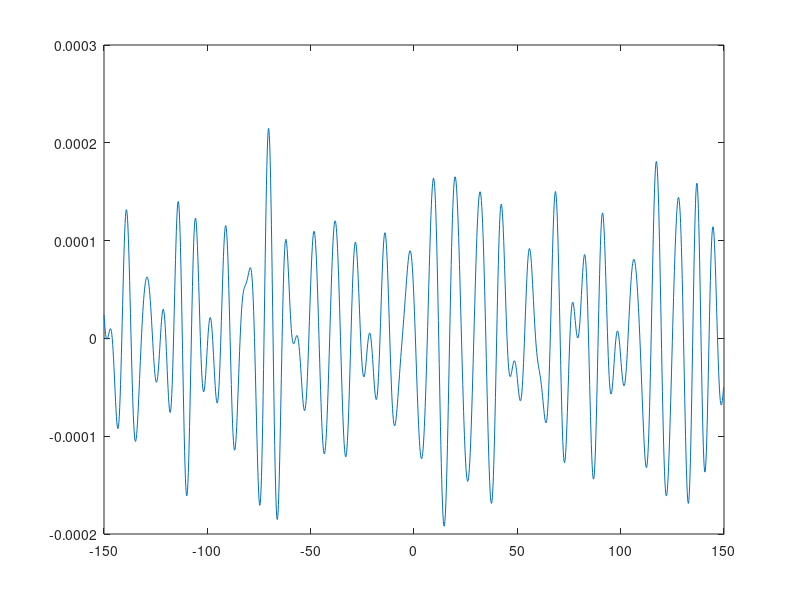
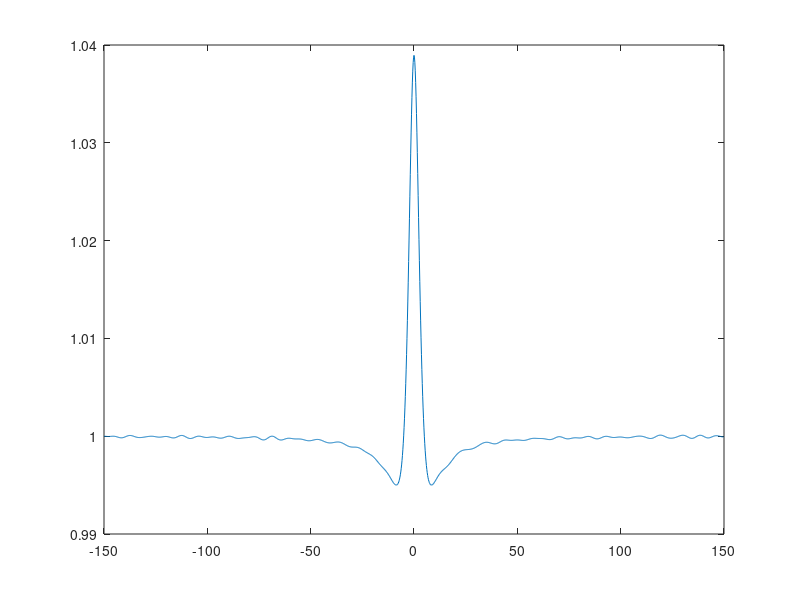
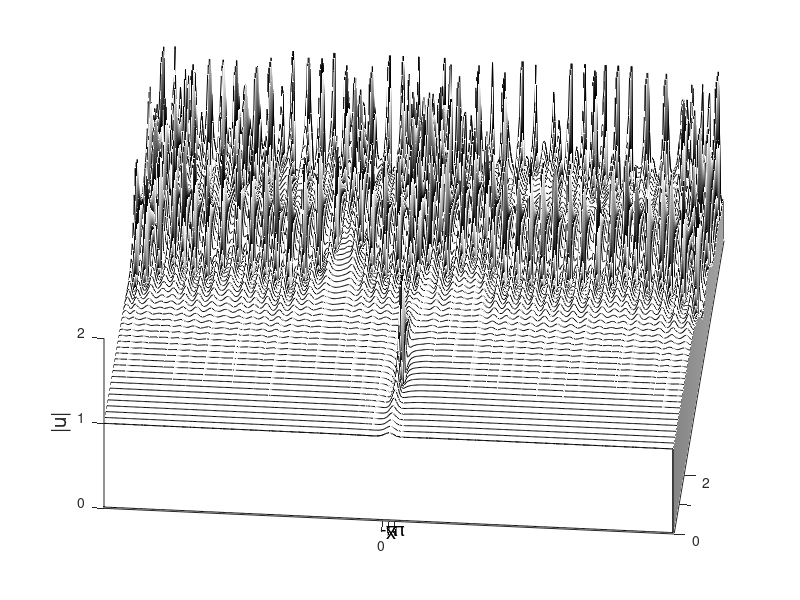

Source code (MATLAB) for these figures, in order:
% p3.m: fourth-order split-step method for solving the NLS equation
% iu_t+u_{xx}+2|u|^2u=0.

  clear all;

  m=1500;
  eps=.0001;

  L=300; N=m; dt=(.1*L/N)^2; tmax=10; nmax=round(tmax/dt);
  dx=L/N; x=[-L/2:dx:L/2-dx]'; k=[0:N/2-1 -N/2:-1]'*2*pi/L;

  
  % Peregrine at t=0;
  t=-5;
  u=(1-(4*(1+2*i.*t))./(1+4*x.^2+4.*t.^2)).*exp(i.*t);
  
  % Adding noise
  RandWaves=zeros(length(x),1);
  NoisePower=1000; % How many waves to add up
  StorePsuedoRandomOutput=zeros(1,NoisePower);
  NoiseNicenessFactor=1; % 0 for very mean, 2 for very nice. really the wavelength minimum divisor
  for j=1:NoisePower % number of random waves to add
    psuedorandomoutput=rand(1)+NoiseNicenessFactor;
    StorePsuedoRandomOutput(j)=psuedorandomoutput;
    RandWaves=RandWaves+abs(randn(1))*exp(i*(x+rand(1)*300-150)/((abs(psuedorandomoutput))));
  end
  
  SignChanges=find(real(RandWaves(1:end-1)).*real(RandWaves(2:end))<0);
  yelp=floor(length(SignChanges)/2);
  Henry=zeros(yelp,1);
  for j=1:yelp-1
     Henry(j)=max(real(RandWaves(SignChanges(2*j):SignChanges(2*j+2))));
  end
  John=mean(Henry); % John is the mean wave height
  
  Ursula=eps/John; % Ursula will make John of RandWaves equal to eps
  figure;
  plot(x,Ursula*real(RandWaves));
  %figure;
  %plot(x,abs(u));
  u=u+Ursula*RandWaves;
  figure;
  plot(x,abs(u));
  
  RMSdata=0;
  udata=u; tdata=0;
  c=1/(2-2^(1/3));                     % scheme coefficients
  a1=c/2; a2=(1-c)/2; a3=a2; a4=c/2;
  b1=c; b2=1-2*c; b3=c;
  E1=exp(-a1*dt*i*k.^2);
  E2=exp(-a2*dt*i*k.^2);
  E3=exp(-a3*dt*i*k.^2);
  E4=exp(-a4*dt*i*k.^2);
  for nn=1:nmax                        % integration begins
    v=ifft(fft(u).*E1);
    v=v.*exp(b1*dt*i*2*v.*conj(v));
    v=ifft(fft(v).*E2);
    v=v.*exp(b2*dt*i*2*v.*conj(v));
    v=ifft(fft(v).*E3);
    v=v.*exp(b3*dt*i*2*v.*conj(v));
    u=ifft(fft(v).*E4);
    if mod(nn,round(nmax/50)) == 0
       anal=(1-(4*(1+2*i.*nn*dt))./(1+4*x.^2+4.*(nn*dt).^2)).*exp(i.*nn*dt);
       RMSE=sqrt(sum((abs(u(:))-abs(anal(:))).^2)/numel(x));
       RMSdata= [RMSdata RMSE];
       udata=[udata u]; tdata=[tdata nn*dt];
    end
  end                                  % integration ends
  
  % save RMSE vector
  y=N/512;

  x_small = x(1:y:end);
  u_small = udata(1:y:end,:);
  figure;
  waterfall(x_small, tdata, abs(u_small)');    % solution plotting
  colormap([0 0 0]); view(5, 60)
  text(-0.4,  -0.4, 'x', 'fontsize', 15)
  text(7, 1, 't', 'fontsize', 15)
  text(-3.7, -0.3, '-\pi', 'fontsize', 14)
  text(2.9, -0.3, '\pi', 'fontsize', 14)
  zlabel('|u|', 'fontsize', 15)
  axis([-L/2 L/2 0 tmax 0 2]); grid off
  set(gca, 'xtick', [-pi 0 pi], 'xticklabel',{'','0',''})
  set(gca, 'ytick', [0 1 2], 'yticklabel',{'0','','2'})
  set(gca, 'ztick', [0 1 2])
